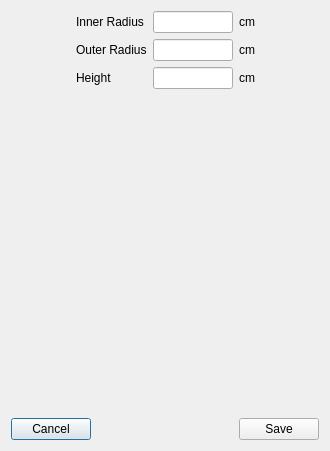
<?xml version="1.0" encoding="UTF-8"?>
<ui version="4.0">
 <class>Dialog</class>
 <widget class="QDialog" name="Dialog">
  <property name="windowModality">
   <enum>Qt::WindowModal</enum>
  </property>
  <property name="geometry">
   <rect>
    <x>0</x>
    <y>0</y>
    <width>330</width>
    <height>451</height>
   </rect>
  </property>
  <property name="sizePolicy">
   <sizepolicy hsizetype="Expanding" vsizetype="Expanding">
    <horstretch>0</horstretch>
    <verstretch>0</verstretch>
   </sizepolicy>
  </property>
  <property name="minimumSize">
   <size>
    <width>200</width>
    <height>0</height>
   </size>
  </property>
  <property name="windowTitle">
   <string>Geometry Dimensions</string>
  </property>
  <property name="modal">
   <bool>true</bool>
  </property>
  <layout class="QVBoxLayout" name="verticalLayout">
   <item>
    <layout class="QGridLayout" name="gridLayout">
     <item row="0" column="3">
      <widget class="QLabel" name="radius_units">
       <property name="text">
        <string>cm</string>
       </property>
      </widget>
     </item>
     <item row="1" column="2">
      <widget class="QLineEdit" name="radius2_value">
       <property name="minimumSize">
        <size>
         <width>80</width>
         <height>0</height>
        </size>
       </property>
       <property name="maximumSize">
        <size>
         <width>80</width>
         <height>16777215</height>
        </size>
       </property>
      </widget>
     </item>
     <item row="1" column="1">
      <widget class="QLabel" name="radius2_label">
       <property name="text">
        <string>Outer Radius</string>
       </property>
      </widget>
     </item>
     <item row="0" column="2">
      <widget class="QLineEdit" name="radius_value">
       <property name="sizePolicy">
        <sizepolicy hsizetype="Expanding" vsizetype="Fixed">
         <horstretch>0</horstretch>
         <verstretch>0</verstretch>
        </sizepolicy>
       </property>
       <property name="minimumSize">
        <size>
         <width>80</width>
         <height>0</height>
        </size>
       </property>
       <property name="maximumSize">
        <size>
         <width>80</width>
         <height>16777215</height>
        </size>
       </property>
      </widget>
     </item>
     <item row="1" column="3">
      <widget class="QLabel" name="radius2_units">
       <property name="text">
        <string>cm</string>
       </property>
      </widget>
     </item>
     <item row="2" column="1">
      <widget class="QLabel" name="height_label">
       <property name="text">
        <string>Height</string>
       </property>
      </widget>
     </item>
     <item row="2" column="3">
      <widget class="QLabel" name="height_units">
       <property name="text">
        <string>cm</string>
       </property>
      </widget>
     </item>
     <item row="0" column="4">
      <spacer name="horizontalSpacer_3">
       <property name="orientation">
        <enum>Qt::Horizontal</enum>
       </property>
       <property name="sizeHint" stdset="0">
        <size>
         <width>40</width>
         <height>20</height>
        </size>
       </property>
      </spacer>
     </item>
     <item row="2" column="2">
      <widget class="QLineEdit" name="height_value">
       <property name="minimumSize">
        <size>
         <width>80</width>
         <height>0</height>
        </size>
       </property>
       <property name="maximumSize">
        <size>
         <width>80</width>
         <height>16777215</height>
        </size>
       </property>
      </widget>
     </item>
     <item row="0" column="1">
      <widget class="QLabel" name="radius_label">
       <property name="text">
        <string>Inner Radius</string>
       </property>
      </widget>
     </item>
     <item row="0" column="0">
      <spacer name="horizontalSpacer_4">
       <property name="orientation">
        <enum>Qt::Horizontal</enum>
       </property>
       <property name="sizeHint" stdset="0">
        <size>
         <width>40</width>
         <height>20</height>
        </size>
       </property>
      </spacer>
     </item>
    </layout>
   </item>
   <item>
    <layout class="QHBoxLayout" name="horizontalLayout">
     <item>
      <spacer name="horizontalSpacer">
       <property name="orientation">
        <enum>Qt::Horizontal</enum>
       </property>
       <property name="sizeHint" stdset="0">
        <size>
         <width>40</width>
         <height>20</height>
        </size>
       </property>
      </spacer>
     </item>
     <item>
      <widget class="QLabel" name="preview">
       <property name="sizePolicy">
        <sizepolicy hsizetype="Expanding" vsizetype="Expanding">
         <horstretch>0</horstretch>
         <verstretch>0</verstretch>
        </sizepolicy>
       </property>
       <property name="text">
        <string/>
       </property>
      </widget>
     </item>
     <item>
      <spacer name="horizontalSpacer_2">
       <property name="orientation">
        <enum>Qt::Horizontal</enum>
       </property>
       <property name="sizeHint" stdset="0">
        <size>
         <width>40</width>
         <height>20</height>
        </size>
       </property>
      </spacer>
     </item>
    </layout>
   </item>
   <item>
    <layout class="QHBoxLayout" name="horizontalLayout_12">
     <item>
      <widget class="QPushButton" name="cancel">
       <property name="text">
        <string>Cancel</string>
       </property>
      </widget>
     </item>
     <item>
      <spacer name="horizontalSpacer_6">
       <property name="orientation">
        <enum>Qt::Horizontal</enum>
       </property>
       <property name="sizeHint" stdset="0">
        <size>
         <width>40</width>
         <height>20</height>
        </size>
       </property>
      </spacer>
     </item>
     <item>
      <widget class="QPushButton" name="ok">
       <property name="text">
        <string>Save</string>
       </property>
      </widget>
     </item>
    </layout>
   </item>
  </layout>
 </widget>
 <tabstops>
  <tabstop>radius_value</tabstop>
  <tabstop>radius2_value</tabstop>
  <tabstop>height_value</tabstop>
  <tabstop>ok</tabstop>
  <tabstop>cancel</tabstop>
 </tabstops>
 <resources/>
 <connections>
  <connection>
   <sender>cancel</sender>
   <signal>clicked()</signal>
   <receiver>Dialog</receiver>
   <slot>reject()</slot>
   <hints>
    <hint type="sourcelabel">
     <x>49</x>
     <y>428</y>
    </hint>
    <hint type="destinationlabel">
     <x>164</x>
     <y>225</y>
    </hint>
   </hints>
  </connection>
  <connection>
   <sender>ok</sender>
   <signal>clicked()</signal>
   <receiver>Dialog</receiver>
   <slot>accept()</slot>
   <hints>
    <hint type="sourcelabel">
     <x>279</x>
     <y>428</y>
    </hint>
    <hint type="destinationlabel">
     <x>164</x>
     <y>225</y>
    </hint>
   </hints>
  </connection>
  <connection>
   <sender>radius_value</sender>
   <signal>textChanged(QString)</signal>
   <receiver>Dialog</receiver>
   <slot>value_changed()</slot>
   <hints>
    <hint type="sourcelabel">
     <x>197</x>
     <y>24</y>
    </hint>
    <hint type="destinationlabel">
     <x>298</x>
     <y>19</y>
    </hint>
   </hints>
  </connection>
  <connection>
   <sender>radius2_value</sender>
   <signal>textChanged(QString)</signal>
   <receiver>Dialog</receiver>
   <slot>value_changed()</slot>
   <hints>
    <hint type="sourcelabel">
     <x>200</x>
     <y>55</y>
    </hint>
    <hint type="destinationlabel">
     <x>291</x>
     <y>58</y>
    </hint>
   </hints>
  </connection>
  <connection>
   <sender>height_value</sender>
   <signal>textChanged(QString)</signal>
   <receiver>Dialog</receiver>
   <slot>value_changed()</slot>
   <hints>
    <hint type="sourcelabel">
     <x>207</x>
     <y>83</y>
    </hint>
    <hint type="destinationlabel">
     <x>289</x>
     <y>98</y>
    </hint>
   </hints>
  </connection>
 </connections>
 <slots>
  <slot>value_changed()</slot>
 </slots>
</ui>
